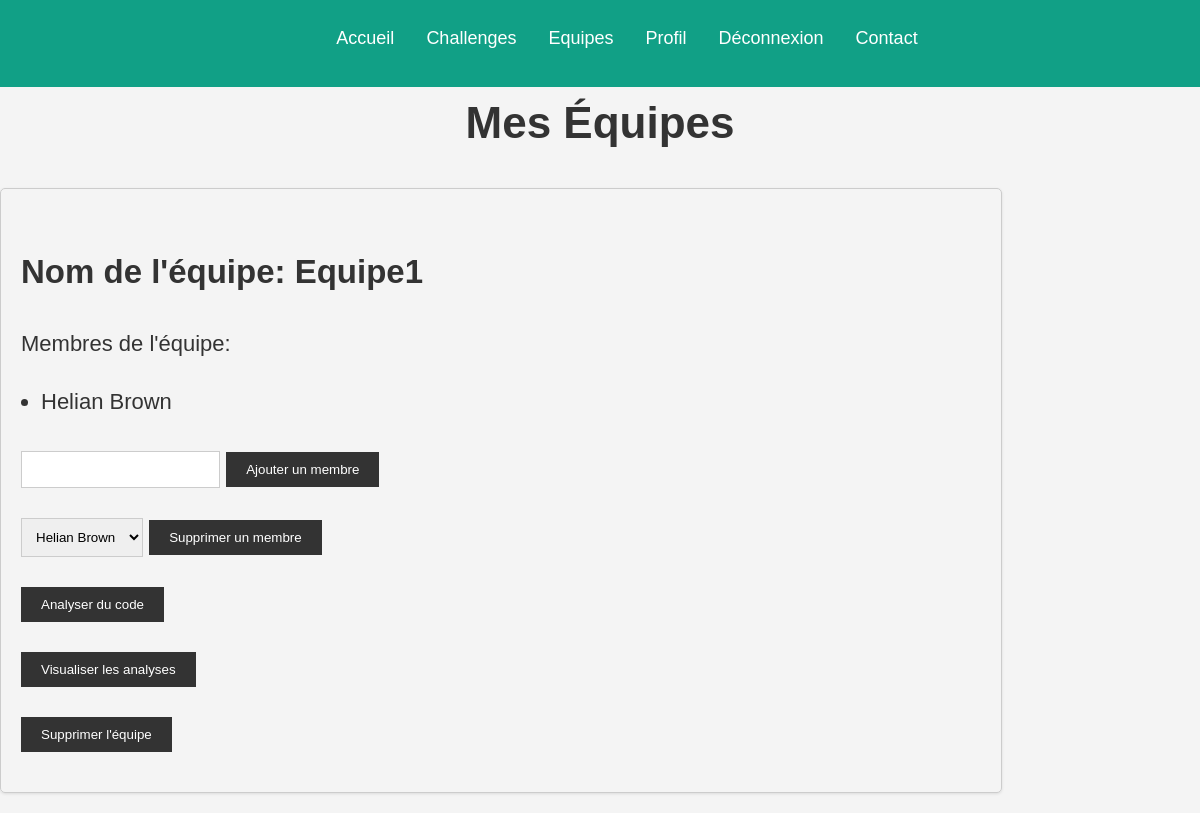
The page /php/equipe.php (signed in) on the database its author committed.
### tables this page shows
CREATE TABLE Equipes (
    ID INT AUTO_INCREMENT PRIMARY KEY,
    Nom VARCHAR(255),
    ID_Projet INT,
    ID_Capitaine INT,
    FOREIGN KEY (ID_Projet) REFERENCES Projets(ID),
    FOREIGN KEY (ID_Capitaine) REFERENCES Utilisateurs(ID)
);

CREATE TABLE Utilisateurs (
    ID INT AUTO_INCREMENT PRIMARY KEY,
    Nom VARCHAR(255),
    Prenom VARCHAR(255),
    Entreprise VARCHAR(255),
    Telephone VARCHAR(255),
    Email VARCHAR(255),
    DateDebut DATE,
    DateFin DATE,
    MotDePasse VARCHAR(255),
    Role ENUM('Admin', 'Gestionnaire', 'Etudiant'),
    Niveau ENUM('L1','L2','L3','M1','M2','D'),
    Ecole VARCHAR(255),
    Ville VARCHAR(255)
);

### src/controllers/etudiant_controller.php (called while the page is built, shortened)
<?php
require_once __DIR__ . '/../classes/Database.php';
require_once __DIR__ . '/../classes/Etudiant.php';
require_once __DIR__ . '/../classes/Equipe.php';
class EtudiantController extends UserController{
    public function __construct() {
        $db = new Database();
    }
public function getTeamsByStudentId($etudiant_id) {
    $db = new Database();
    $db->connect();
    $equipes = [];
    $sql = "SELECT * FROM MembresEquipe WHERE ID_Utilisateur = " . $etudiant_id;
    $result = $db->query($sql);
    while ($row = $result->fetch_assoc()) {
        $equipe_id = $row['ID_Equipe'];
        $sql = "SELECT * FROM Equipes WHERE ID = " . $equipe_id;
        $equipeResult = $db->query($sql);
        if ($equipeRow = $equipeResult->fetch_assoc()) {
            $nom = $equipeRow['Nom'];
            $chefEquipe = $equipeRow['ID_Capitaine'];
            $sql = "SELECT Utilisateurs.ID, Utilisateurs.Nom, Utilisateurs.Prenom FROM MembresEquipe JOIN Utilisateurs ON MembresEquipe.ID_Utilisateur = Utilisateurs.ID WHERE MembresEquipe.ID_Equipe = " . $equipe_id;
            $membreResult = $db->query($sql);
            $membres = [];
            while ($membreRow = $membreResult->fetch_assoc()) {
                $membres[] = [
                    'id' => $membreRow['ID'],
                    'nom' => $membreRow['Nom'],
                    'prenom' => $membreRow['Prenom']
                ];
            }
            $equipe = new Equipe($equipe_id, $nom, $membres, $chefEquipe);
            $equipes[] = $equipe;
        }
    }
    return $equipes;
}
}
?>

### src/classes/Database.php (called while the page is built, shortened)
<?php
class Database {
    private $host = "localhost";
    private $db_name = "datachallenge_db";
    private $username = "cyfafix";
    private $password = "Xx&Yd9@7deEhee";
    private $conn;
    public function connect() {
        $this->conn = null;
        try {
            $this->conn = new mysqli($this->host, $this->username, $this->password, $this->db_name);
        } catch(Exception $e) {
            echo 'Connection Error: ' . $e->getMessage();
            exit(1);
        }
        return $this->conn;
    }
    public function query($sql) {
        $result = $this->conn->query($sql);
        return $result;
    }
}
?>

### src/classes/Equipe.php (called while the page is built, shortened)
<?php
class Equipe {
  private $nom;
  private $membres;
  public function __construct($id, $nom, $membres, $chefEquipe) {
    $this->nom = $nom;
    $this->membres = $membres;
  }
  public function getNom() {
    return $this->nom;
  }
  public function getMembres() {
    return $this->membres;
  }
}
?>

### public/php/equipe.php (the view, shortened to what this page needs)
<?php
require_once __DIR__ . '/../../src/classes/Database.php';
require_once __DIR__ . '/../../src/classes/Etudiant.php';
require_once __DIR__ . '/../../src/classes/Equipe.php';
require_once __DIR__ .'/../../src/controllers/etudiant_controller.php';
$etudiantController = new EtudiantController();
$equipes = $etudiantController->getTeamsByStudentId($_SESSION['user_id']);
?>
<!DOCTYPE html>
<html lang="fr">
<head>
    <link href="/public/css/equipe.css" rel="stylesheet">
    <link href="/public/css/header.css" rel="stylesheet">
</head>
<body>
    <header class="custom-header">
        <?php include('./header.php'); ?>
    </header>
    <main>
        <h1>Mes Équipes</h1>
        <?php if (empty($equipes)) : ?>
            <p>Vous n'avez aucune équipe. <a href="/public/index.php">S'inscrire à un projet pour créer une équipe</a></p>
        <?php else : ?>
            <?php foreach ($equipes as $equipe) : ?>
                <div class="team-card">
                <h2>Nom de l'équipe: <?= $equipe->getNom() ?></h2>
                <p>Membres de l'équipe: </p>
                <ul>
                <?php foreach ($equipe->getMembres() as $membre) : ?>
                    <li><?= $membre['prenom'] . ' ' . $membre['nom'] ?></li>
                <?php endforeach; ?>
                </ul>
                <form method="POST" action="add_member.php">
                    <input type="email" name="email" required>
                    <button type="submit">Ajouter un membre</button>
                </form>
                <form method="POST" action="delete_member.php">
                    <select name="member_id">
                        <?php foreach ($equipe->getMembres() as $membre) : ?>
                            <option value="<?= $membre['id'] ?>"><?= $membre['prenom'] . ' ' . $membre['nom'] ?></option>
                        <?php endforeach; ?>
                    </select>
                    <button type="submit">Supprimer un membre</button>
                </form>
                <form method="POST" action="selectFichier.php">
                    <button type="submit">Analyser du code</button>
                </form>
                <form method="POST" action="voirAnalyse.php">
                    <button type="submit">Visualiser les analyses</button>
                </form>
                <form method="POST" action="delete_team.php">
                    <button type="submit">Supprimer l'équipe</button>
                </form>
                </div>
            <?php endforeach; ?>
        <?php endif; ?>
    </main>
</body>
</html>

### public/css/equipe.css (style rules this page uses)
body { font-family: 'Aboreto', sans-serif; font-size: 22px; background-color: #f4f4f4; color: #333; line-height: 1.6; margin: 0; padding: 0; width: 100%; overflow-x: hidden; }
h1 { color: #333; text-align: center; padding-top: 20px; margin-top: 4%; }
.custom-header { background-color: #333; color: #fff; padding: 20px 0; text-align: center; width: 100%; }
.team-card { border: 1px solid #ccc; box-shadow: 0px 1px 3px rgba(0, 0, 0, 0.1); border-radius: 5px; padding: 20px; margin-bottom: 20px; width: 80%; text-align: left; }
h2 { color: #333; padding-top: 10px; }
ul { padding-left: 20px; }
li { margin-bottom: 10px; }
button { background-color: #333; color: #fff; border: none; padding: 10px 20px; margin-top: 10px; }
form { margin-bottom: 20px; }
input[type="email"], select { padding: 10px; border: 1px solid #ccc; margin-top: 10px; }
.custom-header { background-color: #333; color: #fff; padding: 10px 0; text-align: center; margin-bottom: 20px; width: 100%; }

### public/css/header.css (style rules this page uses)
.custom-header { grid-area: header; height: 100%; z-index: 2000; }

### rows shown on the page
equipes: Nom "Equipe1"
utilisateurs: Prenom "Helian", Nom "Brown"

### other values the page prints
form field member_id "Helian Brown"
